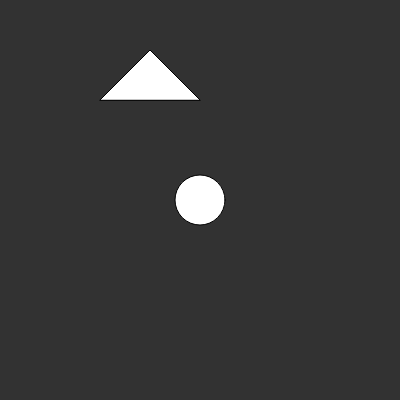
Frame 1 (no input)
Frame 60 (no input): identical to frame 1, image omitted
Frame 120 (the mouse pressed at the canvas centre since frame 60): identical to frame 1, image omitted

The p5.js sketch that drew this single still picture (run headless with seeded random() and noise() and a simulated clock; from frame 60 on, the mouse is pressed at the canvas centre):

// p5.js sketch
// ── sketch.js
function setup() {
  createCanvas(400, 400);
}

function draw() {
  background(50);
  circle (200, 200, 50);
  triangle(100, 100, 150, 50, 200, 100);
  
}
